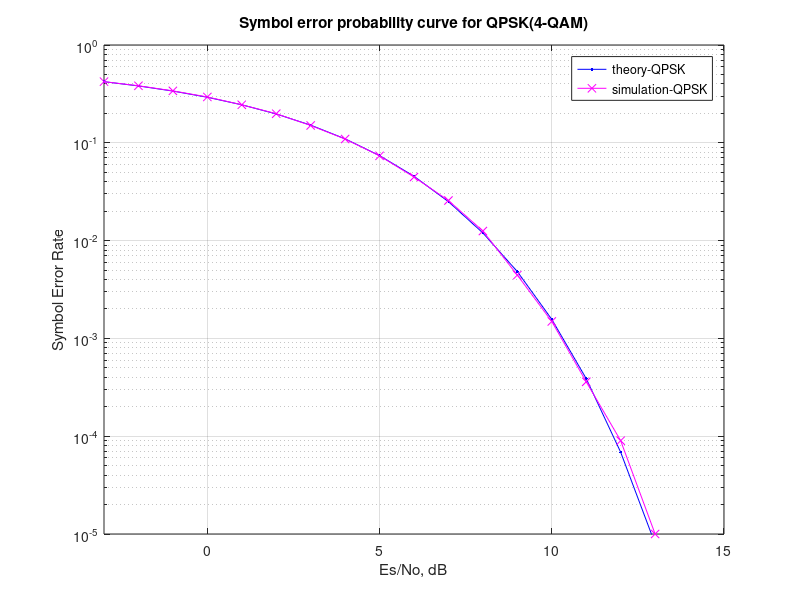

The MATLAB source for this figure:
% http://www.dsplog.com/2007/11/06/symbol-error-rate-for-4-qam/
% http://www.dsplog.com/db-install/wp-content/uploads/2008/04/scriptqpsk_ser.m
%%%%%%%%%%%%%%%%%%%%%%%%%%%%%%%%%%%%%%%%%%%%%
% Creative Commons
% Attribution-Noncommercial 2.5 India
% You are free:
% to Share — to copy, distribute and transmit the work
% to Remix — to adapt the work
% Under the following conditions:
% Attribution. You must attribute the work in the manner 
% specified by the author or licensor (but not in any way 
% that suggests that they endorse you or your use of the work). 
% Noncommercial. You may not use this work for commercial purposes. 
% For any reuse or distribution, you must make clear to others the 
% license terms of this work. The best way to do this is with a 
% link to this web page.
% Any of the above conditions can be waived if you get permission 
% from the copyright holder.
% Nothing in this license impairs or restricts the author's moral rights.
% http://creativecommons.org/licenses/by-nc/2.5/in/

% Script for simulating QPSK(4-QAM) transmission and reception and compare the 
% simulated and theoretical symbol error probability

% Checked for proper operation with Octave Version 3.0.0
% Author	: Krishna
% Email		: krishna@dsplog.com
% Version	: 1.0
% Date		: 16 February 2007
% %%%%%%%%%%%%%%%%%%%%%%%%%%%%%%%%%%%%%%%%%%%%%%%%%%%%%%%%%%

% symbol error rate for QPSK(4-QAM) modulation

clear
N = 10^5; % number of symbols
Es_N0_dB = [-3:20]; % multiple Eb/N0 values
ipHat = zeros(1,N);
for ii = 1:length(Es_N0_dB)
ip = (2*(rand(1,N)>0.5)-1) + j*(2*(rand(1,N)>0.5)-1); %
s = (1/sqrt(2))*ip; % normalization of energy to 1
n = 1/sqrt(2)*[randn(1,N) + j*randn(1,N)]; % white guassian noise, 0dB variance

y = s + 10^(-Es_N0_dB(ii)/20)*n; % additive white gaussian noise

% demodulation
y_re = real(y); % real
y_im = imag(y); % imaginary
ipHat(find(y_re < 0 & y_im < 0)) = -1 + -1*j;
ipHat(find(y_re >= 0 & y_im > 0)) = 1 + 1*j;
ipHat(find(y_re < 0 & y_im >= 0)) = -1 + 1*j;
ipHat(find(y_re >= 0 & y_im < 0)) = 1 - 1*j;

nErr(ii) = size(find([ip- ipHat]),2); % couting the number of errors
end

simSer_QPSK = nErr/N;
theorySer_QPSK = erfc(sqrt(0.5*(10.^(Es_N0_dB/10)))) - (1/4)*(erfc(sqrt(0.5*(10.^(Es_N0_dB/10))))).^2;

close all
figure
semilogy(Es_N0_dB,theorySer_QPSK,'b.-');
hold on
semilogy(Es_N0_dB,simSer_QPSK,'mx-');
axis([-3 15 10^-5 1])
grid on
legend('theory-QPSK', 'simulation-QPSK');
xlabel('Es/No, dB')
ylabel('Symbol Error Rate')
title('Symbol error probability curve for QPSK(4-QAM)')



